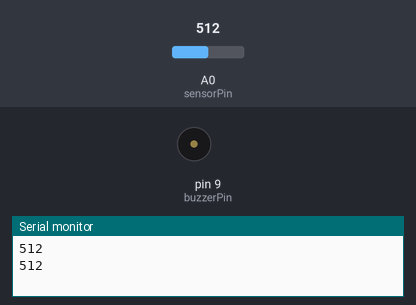
Simulated run of this sketch. Board: Arduino Uno, built with avr-gcc and run on an emulated ATmega328P. On the bench: buzzer (waves = sounding), the last lines printed to the serial monitor. Inputs (shaded band) come from the test bench; at power-on: A0 (sensorPin) = 512.

Above: at 1.9 s.
2.0 s: A0 (sensorPin) set to 190
At 2.4 s:
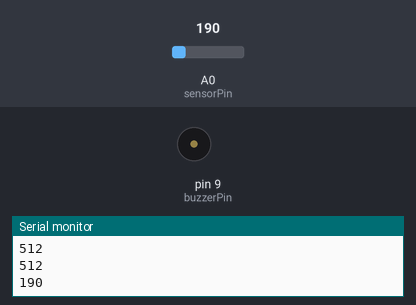
5.5 s: A0 (sensorPin) set to 218
At 5.65 s:
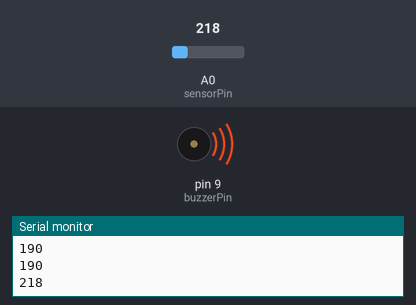
Timing chart, 0 to 15.0 s (numbered marks = the images above; inputs shaded):
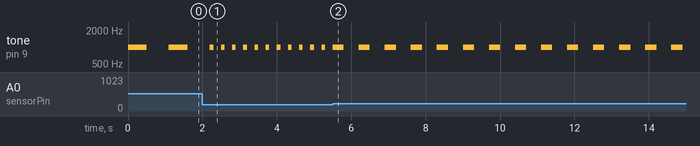

Measured:
- the behaviour switches between 199 and 200 on A0 (sensorPin) (found by bisection; images 1 and 2)
- after the input at 2.0 s, tone on pin 9 (buzzerPin): alternates 1000 Hz for 0.10 s and silent for 0.20 s, starting after 0.30 s
- after the input at 5.5 s, tone on pin 9 (buzzerPin): alternates 1000 Hz for 0.30 s and silent for 0.40 s, starting after 0.30 s
- by itself, tone on pin 9 (buzzerPin): alternates 1000 Hz for 0.50 s and silent for 0.60 s

The sketch:

adruino_setup.ino
```cpp
// Define the pin where the sensor is connected
int sensorPin = A0; // A0 is an analog pin on the Arduino

// Define the pin where the buzzer is connected
int buzzerPin = 9;  // Digital pin 9 on the Arduino

// Define thresholds for different distances
int closeThreshold = 200;
int mediumThreshold = 500;

// Function to initialize the setup
void setup() {
    // Initialize the serial communication at a baud rate of 9600
    Serial.begin(9600);

    // Set the buzzer pin as an output
    pinMode(buzzerPin, OUTPUT);
}

// Function to read the sensor value
int readSensor() {
    return analogRead(sensorPin);
}

// Function to control the buzzer based on the sensor value
void controlBuzzer(int sensorValue) {
    if (sensorValue < closeThreshold) {
        // If the sensor value is less than closeThreshold, the object is very close
        // Produce a fast beeping sound
        tone(buzzerPin, 1000); // Generate a tone of 1000 Hz
        delay(100);            // Beep duration of 100 milliseconds
        noTone(buzzerPin);     // Stop the tone
        delay(100);            // Pause duration of 100 milliseconds
    } else if (sensorValue < mediumThreshold) {
        // If the sensor value is between closeThreshold and mediumThreshold, the object is at a medium distance
        // Produce a medium-speed beeping sound
        tone(buzzerPin, 1000); // Generate a tone of 1000 Hz
        delay(300);            // Beep duration of 300 milliseconds
        noTone(buzzerPin);     // Stop the tone
        delay(300);            // Pause duration of 300 milliseconds
    } else {
        // If the sensor value is greater than mediumThreshold, the object is far away
        // Produce a slow beeping sound
        tone(buzzerPin, 1000); // Generate a tone of 1000 Hz
        delay(500);            // Beep duration of 500 milliseconds
        noTone(buzzerPin);     // Stop the tone
        delay(500);            // Pause duration of 500 milliseconds
    }
}

// Main loop function
void loop() {
    // Read the value from the sensor
    int sensorValue = readSensor();

    // Print the sensor value to the serial monitor
    Serial.println(sensorValue);

    // Control the buzzer based on the sensor value
    controlBuzzer(sensorValue);

    // Add a small delay to avoid rapid looping
    delay(100);
}
```
